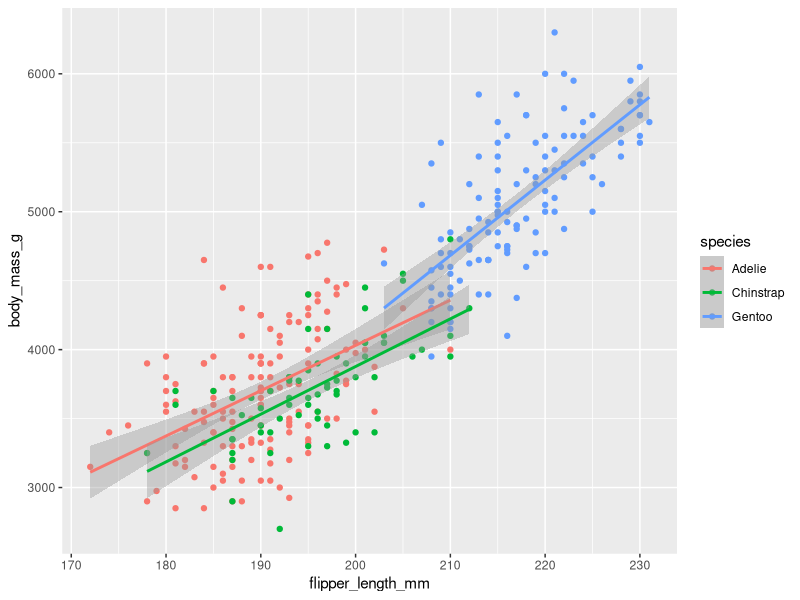
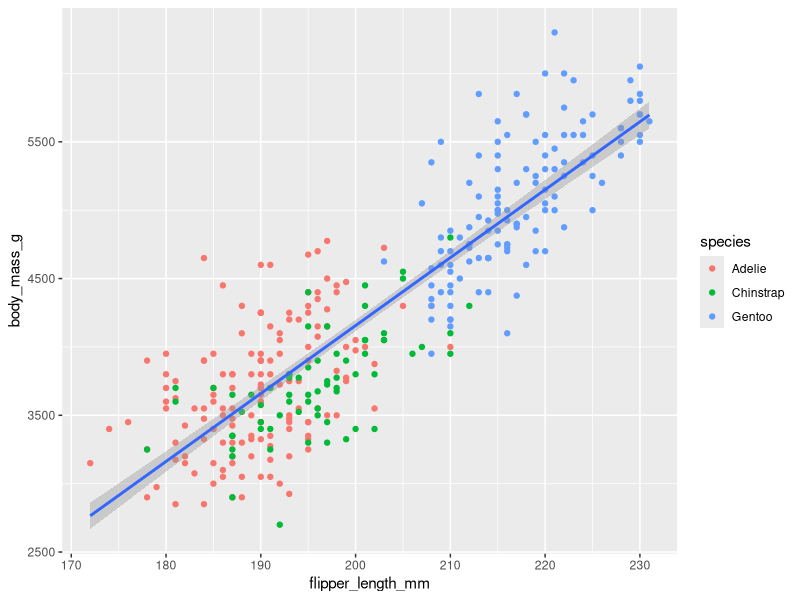
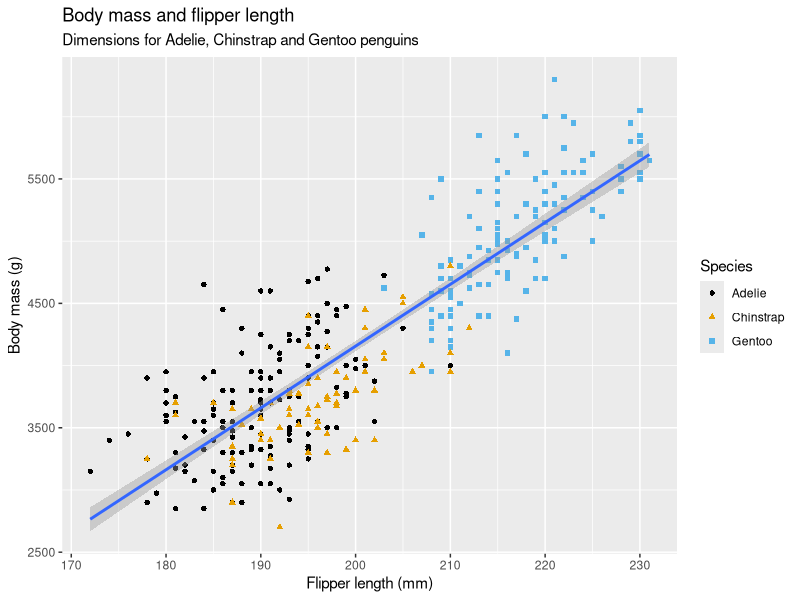
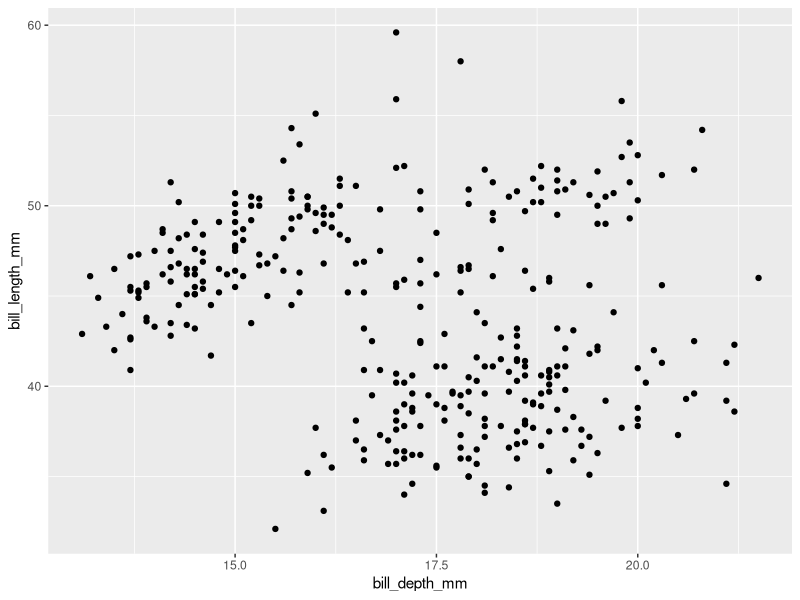
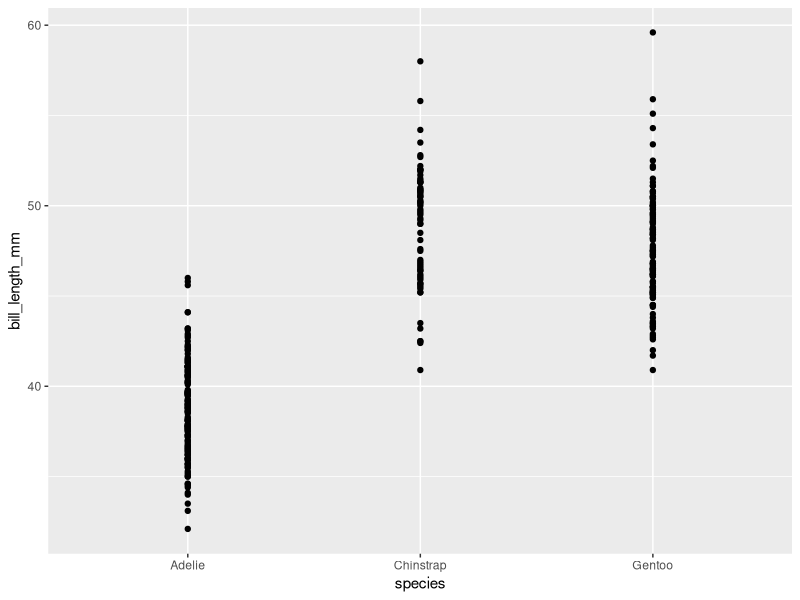
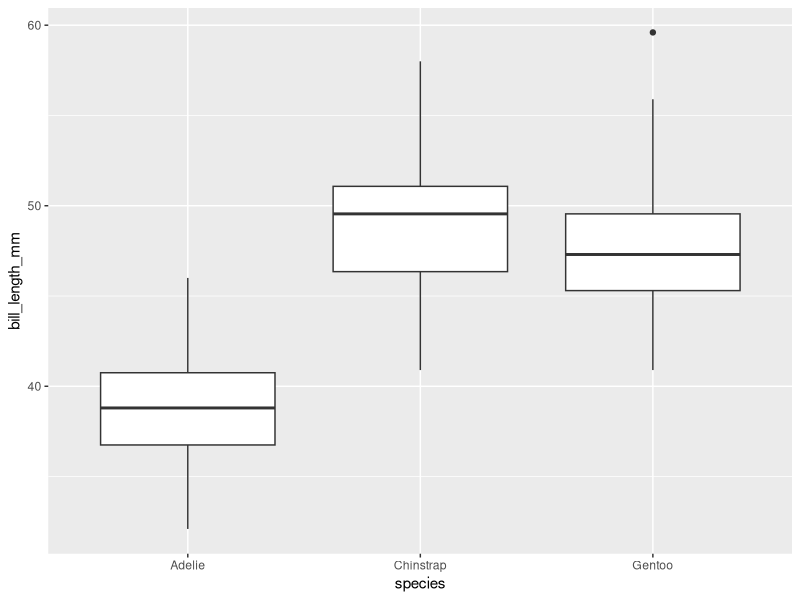

R code for these plots, in order: (Note: this script raises an error after producing the figures.)
install.packages(c("tidyverse", "palmerpenguins", "ggthemes"))

library(tidyverse)
library(palmerpenguins)
library(ggthemes)

penguins

glimpse(penguins)

ggplot(data = penguins, mapping = aes(x = flipper_length_mm, y = body_mass_g, color = species)) +
  geom_point() +
  geom_smooth(method = "lm")

ggplot(data = penguins, mapping = aes(x = flipper_length_mm, y = body_mass_g)) +
  geom_point(mapping = aes(color = species)) +
  geom_smooth(method = "lm")

ggplot(data = penguins, mapping = aes(x = flipper_length_mm, y = body_mass_g)) +
  geom_point(mapping = aes(color = species, shape = species)) +
  geom_smooth(method = "lm") +
  labs(
    title = "Body mass and flipper length",
    subtitle = "Dimensions for Adelie, Chinstrap and Gentoo penguins",
    x = "Flipper length (mm)",
    y = "Body mass (g)",
    color = "Species",
    shape = "Species",
  ) +
  scale_color_colorblind()

# Exercises

# 1. How many rows and columns are in penguins?
nrow(penguins)
ncol(penguins)

# 2. What does the bill_depth_mm variable describe?
# Bill (or beak) depth means the vertical height of the bill
?penguins

# 3. Make a scatter plot of bill depth vs. bill length
ggplot(data = penguins, mapping = aes(x = bill_depth_mm, y = bill_length_mm)) +
  geom_point()
# There seems to be no clear linear relationship between these variables giving
# the impression that they are not dependent on each other

# 4. Make a scatter plot of species vs. bill depth. Is there a better geom for this?
ggplot(data = penguins, mapping = aes(x = species, y = bill_length_mm)) +
  geom_point()
ggplot(data = penguins, mapping = aes(x = species, y = bill_length_mm)) +
  geom_boxplot()

# 5. Why does the following give an error message?
ggplot(data = penguins) +
  geom_point()
# We didn't specify which variables to display in the scatter plot. You need both
# an X and Y in the aes mapping

# 6. What does the na.rm argument do in geom_point?
ggplot(data = penguins, mapping = aes(x = flipper_length_mm, y = body_mass_g)) +
  geom_point(na.rm = TRUE)

# 7. Add a caption to the original graph
ggplot(data = penguins, mapping = aes(x = flipper_length_mm, y = body_mass_g)) +
  geom_point(mapping = aes(color = species, shape = species)) +
  geom_smooth(method = "lm") +
  labs(
    title = "Body mass and flipper length",
    subtitle = "Dimensions for Adelie, Chinstrap and Gentoo penguins",
    x = "Flipper length (mm)",
    y = "Body mass (g)",
    color = "Species",
    shape = "Species",
    caption = "Data come from the palmerpenguins dataset"
  ) +
  scale_color_colorblind()

# 8. Recreate the visualization 
ggplot(data = penguins, mapping = aes(x = flipper_length_mm, y = body_mass_g)) +
  geom_point(mapping = aes(color = bill_depth_mm)) +
  geom_smooth(method = "loess")

# 9. What do you think this plot looks like?
# It's a scatter plot where each point is colored based on island. Furthermore,
# the visible regression line will be drawn for each island separately.
ggplot(
  data = penguins,
  mapping = aes(x = flipper_length_mm, y = body_mass_g, color = island)
) +
  geom_point() +
  geom_smooth(se = FALSE)

# 10. Will these two graphs look different? Why/why not?
# They will look exactly the same because the global aes settings in the first
# will be forwarded to the geom settings. In the second graph the data and aes
# settings are directly placed in the geoms
ggplot(
  data = penguins,
  mapping = aes(x = flipper_length_mm, y = body_mass_g)
) +
  geom_point() +
  geom_smooth()

ggplot() +
  geom_point(
    data = penguins,
    mapping = aes(x = flipper_length_mm, y = body_mass_g)
  ) +
  geom_smooth(
    data = penguins,
    mapping = aes(x = flipper_length_mm, y = body_mass_g)
  )

# End of exercises

ggplot(penguins, aes(x = flipper_length_mm, y = body_mass_g)) +
  geom_point()

penguins |>
  ggplot(aes(x = flipper_length_mm, y = body_mass_g)) +
  geom_point()

ggplot(penguins, aes(x = species)) +
  geom_bar()

ggplot(penguins, aes(x = fct_infreq(species))) +
  geom_bar()

ggplot(penguins, aes(x = body_mass_g)) +
  geom_histogram(binwidth = 200)

ggplot(penguins, aes(x = body_mass_g)) +
  geom_density()

# Exercises

# 1. Make a bar plot of penguin species where you assign species to the y aesthetic
ggplot(penguins, aes(y = species)) +
  geom_bar()
# The bars are now horizontal instead of vertical

# 2. How are the following two plots different? 
ggplot(penguins, aes(x = species)) +
  geom_bar(color = "red")

ggplot(penguins, aes(x = species)) +
  geom_bar(fill = "red")
# Fill is more appropriate because color only colors the outline

# 3. What does the bins argument of geom_histogram do?
ggplot(penguins, aes(x = body_mass_g)) +
  geom_histogram(bins = 30)
# It specifies the number of bins to use but is overridden by binwidth

# 4. Make a histogram of the carat variable in the diamonds dataset. Which
# bin width shows the most interesting features?
ggplot(diamonds, aes(x = carat)) +
  geom_histogram(binwidth = 0.01)

# End of exercises

